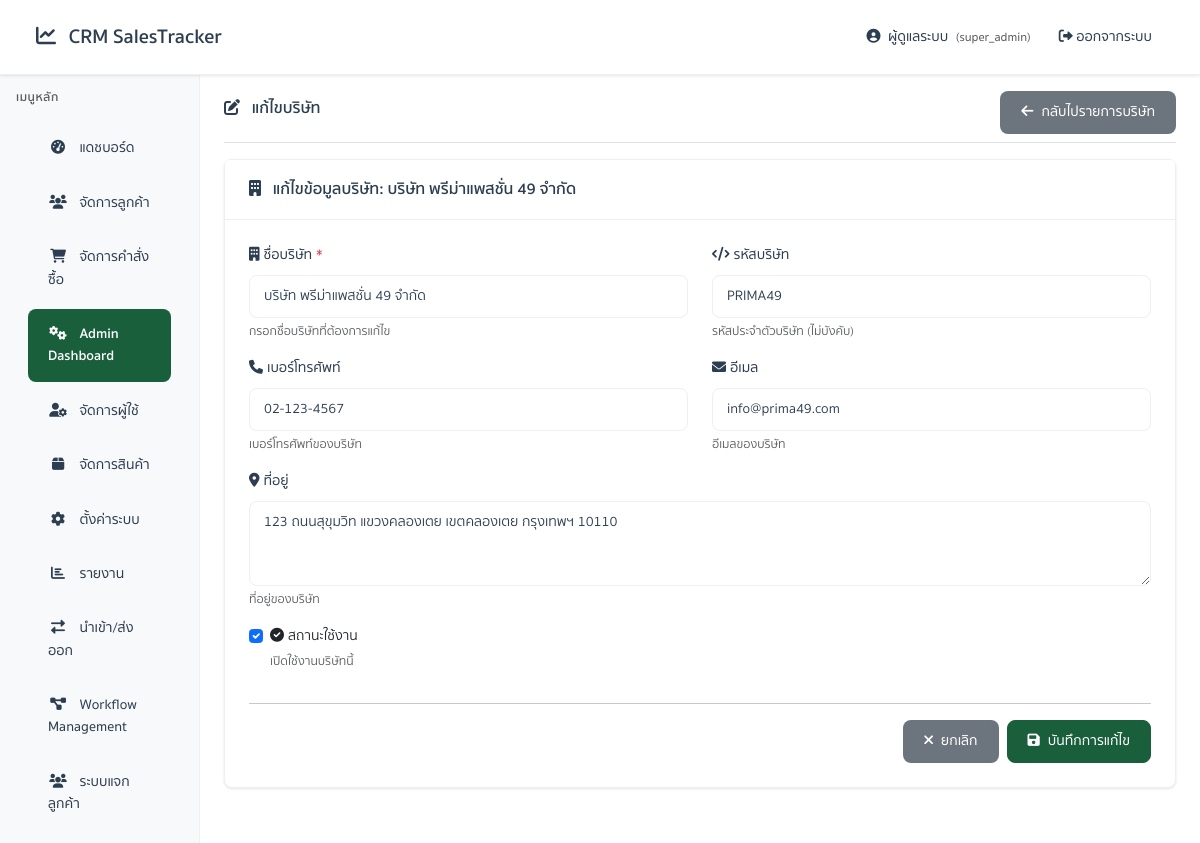
The app's page /admin.php?action=companies&subaction=edit&id=1 (signed in), older data.
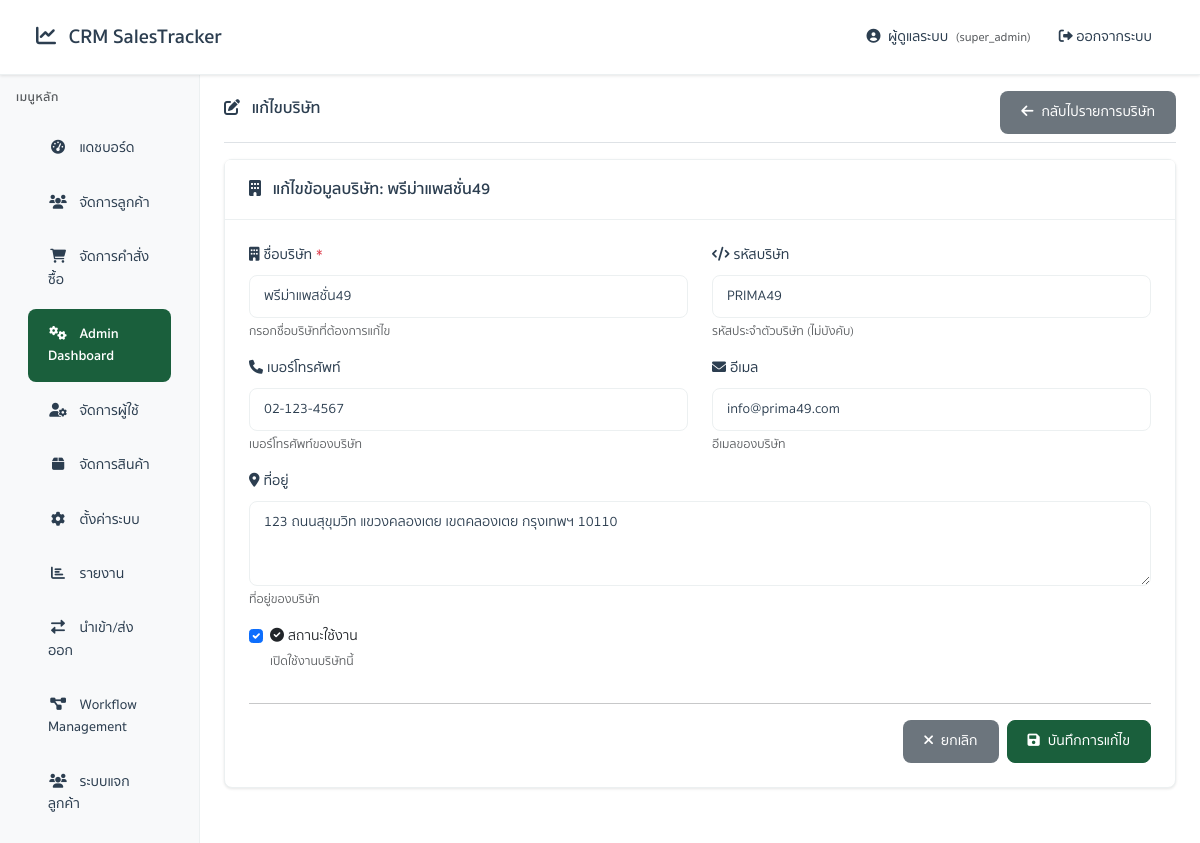
The same page, newer data.
### tables this page shows
CREATE TABLE `companies` (
  `company_id` int(11) NOT NULL,
  `company_name` varchar(100) NOT NULL,
  `company_code` varchar(20) DEFAULT NULL,
  `address` text DEFAULT NULL,
  `phone` varchar(20) DEFAULT NULL,
  `email` varchar(100) DEFAULT NULL,
  `is_active` tinyint(1) DEFAULT 1,
  `created_at` timestamp NOT NULL DEFAULT current_timestamp()
);

### app/core/Database.php (called while the page is built, shortened)
<?php
class Database {
    private $pdo;
    private function connect() {
        try {
            $dsn = "mysql:host=" . DB_HOST . ";port=" . DB_PORT . ";dbname=" . DB_NAME . ";charset=" . DB_CHARSET;
            $this->pdo = new PDO($dsn, DB_USER, DB_PASS);
            $this->pdo->setAttribute(PDO::ATTR_ERRMODE, PDO::ERRMODE_EXCEPTION);
            $this->pdo->setAttribute(PDO::ATTR_DEFAULT_FETCH_MODE, PDO::FETCH_ASSOC);
            $this->pdo->setAttribute(PDO::ATTR_EMULATE_PREPARES, false);
        } catch (PDOException $e) {
            throw new Exception("Database connection failed: " . $e->getMessage());
        }
    }
    public function query($sql, $params = []) {
        try {
            $stmt = $this->pdo->prepare($sql);
            $stmt->execute($params);
            return $stmt;
        } catch (PDOException $e) {
            throw new Exception("Query failed: " . $e->getMessage());
        }
    }
    public function fetchOne($sql, $params = []) {
        $stmt = $this->query($sql, $params);
        return $stmt->fetch();
    }
}
?>

### app/views/admin/companies/edit.php (the view, shortened to what the changed rows need)
<!DOCTYPE html>
<html lang="th">
<head>
    <link href="https://cdn.jsdelivr.net/npm/bootstrap@5.3.0/dist/css/bootstrap.min.css" rel="stylesheet">
    <link href="https://cdnjs.cloudflare.com/ajax/libs/font-awesome/6.0.0/css/all.min.css" rel="stylesheet">
    <link href="assets/css/app.css" rel="stylesheet">
</head>
<body>
    <?php include __DIR__ . '/../components/header.php'; ?>
    <div class="container-fluid">
        <div class="row">
            <?php include __DIR__ . '/../components/sidebar.php'; ?>
            <main class="col-md-9 ms-sm-auto col-lg-10 px-md-4 page-transition">
                <div class="d-flex justify-content-between flex-wrap flex-md-nowrap align-items-center pt-3 pb-2 mb-3 border-bottom">
                    <h1 class="h2">
                        <i class="fas fa-edit me-2"></i>
                        แก้ไขบริษัท
                    </h1>
                    <div class="btn-toolbar mb-2 mb-md-0">
                        <a href="admin.php?action=companies" class="btn btn-secondary">
                            <i class="fas fa-arrow-left me-2"></i>กลับไปรายการบริษัท
                        </a>
                    </div>
                </div>
                <div class="card">
                    <div class="card-header">
                        <h6 class="card-title mb-0">
                            <i class="fas fa-building me-2"></i>
                            แก้ไขข้อมูลบริษัท: <?php echo htmlspecialchars($company['company_name']); ?>
                        </h6>
                    </div>
                    <div class="card-body">
                        <form method="POST" action="admin.php?action=companies&subaction=edit&id=<?php echo $company['company_id']; ?>">
                            <div class="row">
                                <div class="col-md-6">
                                    <div class="mb-3">
                                        <label for="company_name" class="form-label">
                                            <i class="fas fa-building me-1"></i>ชื่อบริษัท <span class="text-danger">*</span>
                                        </label>
                                        <input type="text" class="form-control" id="company_name" name="company_name"
                                               value="<?php echo htmlspecialchars($_POST['company_name'] ?? $company['company_name']); ?>"
                                               required>
                                        <div class="form-text">กรอกชื่อบริษัทที่ต้องการแก้ไข</div>
                                    </div>
                                </div>
                                <div class="col-md-6">
                                    <div class="mb-3">
                                        <label for="company_code" class="form-label">
                                            <i class="fas fa-code me-1"></i>รหัสบริษัท
                                        </label>
                                        <input type="text" class="form-control" id="company_code" name="company_code"
                                               value="<?php echo htmlspecialchars($_POST['company_code'] ?? $company['company_code']); ?>">
                                        <div class="form-text">รหัสประจำตัวบริษัท (ไม่บังคับ)</div>
                                    </div>
                                </div>
                            </div>
                            <div class="row">
                                <div class="col-md-6">
                                    <div class="mb-3">
                                        <label for="phone" class="form-label">
                                            <i class="fas fa-phone me-1"></i>เบอร์โทรศัพท์
                                        </label>
                                        <input type="tel" class="form-control" id="phone" name="phone"
                                               value="<?php echo htmlspecialchars($_POST['phone'] ?? $company['phone']); ?>">
                                        <div class="form-text">เบอร์โทรศัพท์ของบริษัท</div>
                                    </div>
                                </div>
                                <div class="col-md-6">
                                    <div class="mb-3">
                                        <label for="email" class="form-label">
                                            <i class="fas fa-envelope me-1"></i>อีเมล
                                        </label>
                                        <input type="email" class="form-control" id="email" name="email"
                                               value="<?php echo htmlspecialchars($_POST['email'] ?? $company['email']); ?>">
                                        <div class="form-text">อีเมลของบริษัท</div>
                                    </div>
                                </div>
                            </div>
                            <div class="row">
                                <div class="col-12">
                                    <div class="mb-3">
                                        <label for="address" class="form-label">
                                            <i class="fas fa-map-marker-alt me-1"></i>ที่อยู่
                                        </label>
                                        <textarea class="form-control" id="address" name="address" rows="3"
                                                  placeholder="ที่อยู่ของบริษัท"><?php echo htmlspecialchars($_POST['address'] ?? $company['address']); ?></textarea>
                                        <div class="form-text">ที่อยู่ของบริษัท</div>
                                    </div>
                                </div>
                            </div>
                            <div class="row">
                                <div class="col-md-6">
                                    <div class="mb-3">
                                        <div class="form-check">
                                            <input class="form-check-input" type="checkbox" id="is_active" name="is_active"
                                                   value="1" <?php echo (($_POST['is_active'] ?? $company['is_active']) ? 'checked' : ''); ?>>
                                            <label class="form-check-label" for="is_active">
                                                <i class="fas fa-check-circle me-1"></i>สถานะใช้งาน
                                            </label>
                                            <div class="form-text">เปิดใช้งานบริษัทนี้</div>
                                        </div>
                                    </div>
                                </div>
                            </div>
                            <hr>
                            <div class="row">
                                <div class="col-12">
                                    <div class="d-flex justify-content-end gap-2">
                                        <a href="admin.php?action=companies" class="btn btn-secondary">
                                            <i class="fas fa-times me-2"></i>ยกเลิก
                                        </a>
                                        <button type="submit" class="btn btn-primary">
                                            <i class="fas fa-save me-2"></i>บันทึกการแก้ไข
                                        </button>
                                    </div>
                                </div>
                            </div>
                        </form>
                    </div>
                </div>
            </main>
        </div>
    </div>
</body>
</html>

Row changes from the older to the newer data that the page shows:
changed companies "PRIMA49": company_name "บริษัท พรีม่าแพสชั่น 49 จำกัด" → "พรีม่าแพสชั่น49"
